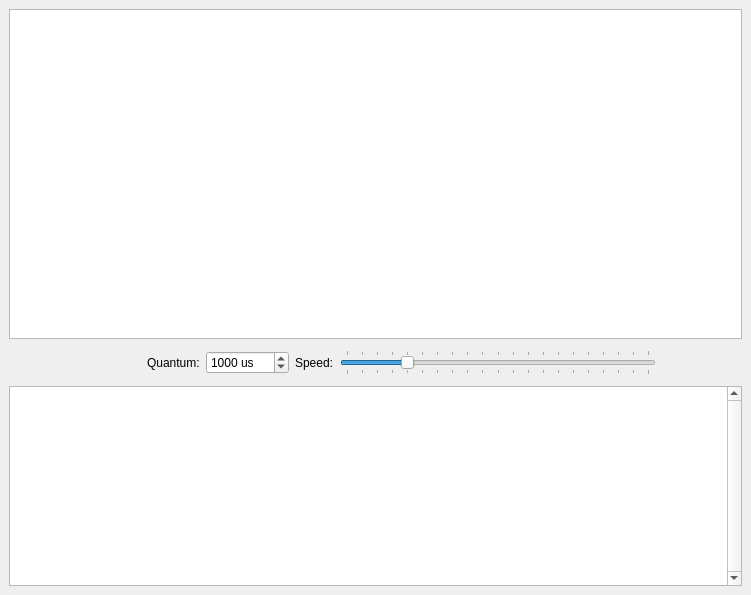
<?xml version="1.0" encoding="UTF-8"?>
<ui version="4.0">
 <class>Demonstrator</class>
 <widget class="QWidget" name="Demonstrator">
  <property name="enabled">
   <bool>true</bool>
  </property>
  <property name="geometry">
   <rect>
    <x>0</x>
    <y>0</y>
    <width>751</width>
    <height>595</height>
   </rect>
  </property>
  <property name="sizePolicy">
   <sizepolicy hsizetype="Preferred" vsizetype="Preferred">
    <horstretch>0</horstretch>
    <verstretch>0</verstretch>
   </sizepolicy>
  </property>
  <property name="windowTitle">
   <string>Calculator Builder</string>
  </property>
  <layout class="QGridLayout">
   <property name="margin">
    <number>9</number>
   </property>
   <property name="spacing">
    <number>6</number>
   </property>
   <item row="0" column="0">
    <layout class="QVBoxLayout" name="verticalLayout">
     <item>
      <widget class="QGraphicsView" name="graphicsView">
       <property name="minimumSize">
        <size>
         <width>700</width>
         <height>300</height>
        </size>
       </property>
       <property name="backgroundBrush">
        <brush brushstyle="SolidPattern">
         <color alpha="255">
          <red>255</red>
          <green>255</green>
          <blue>255</blue>
         </color>
        </brush>
       </property>
      </widget>
     </item>
     <item>
      <layout class="QHBoxLayout" name="horizontalLayout">
       <property name="topMargin">
        <number>5</number>
       </property>
       <property name="bottomMargin">
        <number>5</number>
       </property>
       <item>
        <widget class="QPushButton" name="playButton">
         <property name="sizePolicy">
          <sizepolicy hsizetype="Fixed" vsizetype="Fixed">
           <horstretch>0</horstretch>
           <verstretch>0</verstretch>
          </sizepolicy>
         </property>
         <property name="maximumSize">
          <size>
           <width>40</width>
           <height>40</height>
          </size>
         </property>
         <property name="focusPolicy">
          <enum>Qt::NoFocus</enum>
         </property>
         <property name="flat">
          <bool>true</bool>
         </property>
        </widget>
       </item>
       <item>
        <widget class="QPushButton" name="stopButton">
         <property name="maximumSize">
          <size>
           <width>40</width>
           <height>40</height>
          </size>
         </property>
         <property name="focusPolicy">
          <enum>Qt::NoFocus</enum>
         </property>
         <property name="flat">
          <bool>true</bool>
         </property>
        </widget>
       </item>
       <item>
        <widget class="QPushButton" name="replayButton">
         <property name="sizePolicy">
          <sizepolicy hsizetype="Fixed" vsizetype="Fixed">
           <horstretch>0</horstretch>
           <verstretch>0</verstretch>
          </sizepolicy>
         </property>
         <property name="maximumSize">
          <size>
           <width>40</width>
           <height>40</height>
          </size>
         </property>
         <property name="focusPolicy">
          <enum>Qt::NoFocus</enum>
         </property>
         <property name="flat">
          <bool>true</bool>
         </property>
        </widget>
       </item>
       <item>
        <widget class="QLabel" name="quantumLabel">
         <property name="sizePolicy">
          <sizepolicy hsizetype="Fixed" vsizetype="Preferred">
           <horstretch>0</horstretch>
           <verstretch>0</verstretch>
          </sizepolicy>
         </property>
         <property name="text">
          <string>Quantum:</string>
         </property>
        </widget>
       </item>
       <item>
        <widget class="QSpinBox" name="quantumField">
         <property name="sizePolicy">
          <sizepolicy hsizetype="Fixed" vsizetype="Fixed">
           <horstretch>0</horstretch>
           <verstretch>0</verstretch>
          </sizepolicy>
         </property>
         <property name="focusPolicy">
          <enum>Qt::ClickFocus</enum>
         </property>
         <property name="correctionMode">
          <enum>QAbstractSpinBox::CorrectToNearestValue</enum>
         </property>
         <property name="suffix">
          <string> us</string>
         </property>
         <property name="minimum">
          <number>1</number>
         </property>
         <property name="maximum">
          <number>10000000</number>
         </property>
         <property name="singleStep">
          <number>100</number>
         </property>
         <property name="value">
          <number>1000</number>
         </property>
        </widget>
       </item>
       <item>
        <widget class="QLabel" name="speedLabel">
         <property name="sizePolicy">
          <sizepolicy hsizetype="Fixed" vsizetype="Preferred">
           <horstretch>0</horstretch>
           <verstretch>0</verstretch>
          </sizepolicy>
         </property>
         <property name="text">
          <string>Speed:</string>
         </property>
        </widget>
       </item>
       <item>
        <widget class="QSlider" name="speedSlider">
         <property name="sizePolicy">
          <sizepolicy hsizetype="Expanding" vsizetype="Fixed">
           <horstretch>0</horstretch>
           <verstretch>0</verstretch>
          </sizepolicy>
         </property>
         <property name="focusPolicy">
          <enum>Qt::TabFocus</enum>
         </property>
         <property name="minimum">
          <number>0</number>
         </property>
         <property name="maximum">
          <number>20</number>
         </property>
         <property name="pageStep">
          <number>2</number>
         </property>
         <property name="value">
          <number>4</number>
         </property>
         <property name="orientation">
          <enum>Qt::Horizontal</enum>
         </property>
         <property name="tickPosition">
          <enum>QSlider::TicksBothSides</enum>
         </property>
         <property name="tickInterval">
          <number>1</number>
         </property>
        </widget>
       </item>
       <item>
        <widget class="QLabel" name="progressLabel">
         <property name="minimumSize">
          <size>
           <width>80</width>
           <height>0</height>
          </size>
         </property>
         <property name="text">
          <string/>
         </property>
         <property name="alignment">
          <set>Qt::AlignRight|Qt::AlignTrailing|Qt::AlignVCenter</set>
         </property>
        </widget>
       </item>
      </layout>
     </item>
     <item>
      <widget class="QTextEdit" name="logField">
       <property name="maximumSize">
        <size>
         <width>16777215</width>
         <height>200</height>
        </size>
       </property>
       <property name="font">
        <font>
         <family>Courier</family>
         <pointsize>10</pointsize>
        </font>
       </property>
       <property name="verticalScrollBarPolicy">
        <enum>Qt::ScrollBarAlwaysOn</enum>
       </property>
       <property name="undoRedoEnabled">
        <bool>false</bool>
       </property>
       <property name="readOnly">
        <bool>true</bool>
       </property>
       <property name="acceptRichText">
        <bool>false</bool>
       </property>
      </widget>
     </item>
    </layout>
   </item>
  </layout>
 </widget>
 <resources/>
 <connections/>
</ui>
